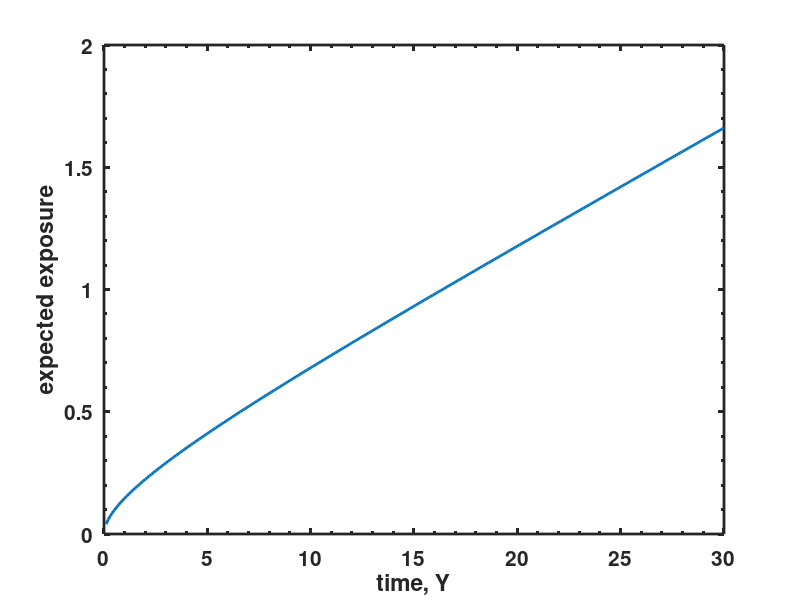

Here is the MATLAB script that generated this plot: (Note: this script raises an error after producing the figure.)
clear all
close all

T=0:0.1:30;

mu0=0.05;
mu = mu0.*T;
sigma0 = 0.3;
sigma = sigma0.*sqrt(T);

e = mu.*normcdf(mu./sigma) + sigma.*normpdf(mu./sigma);

h=figure(1)
plot(T,e,'linewidth',2);
xlabel('time, Y')
ylabel('expected exposure')

set(gca,'linewidth',2,'fontsize',15,'fontweight','bold','plotboxaspectratiomode','auto','xminortick','on','yminortick','on','TickLength',[0.04;0.02],'box','on');
set(gca,'Box','on')
pbaspect([1 1 1])
saveTightFigure(h,'ExposureNormalApproxNoMargin.pdf')


Hset = 0.1:0.1:0.3;
for i = 1:length(Hset)
    
H = Hset(i);

eH = mu.*(normcdf(mu./sigma) - normcdf((mu-H)./sigma) ...
    + sigma.*(normpdf(mu./sigma) - normpdf((mu-H)./sigma)) + H.*normcdf((mu-H)./sigma));

h=figure(2)
hold on;
plot(T,eH,'linewidth',2)

end

xlabel('time, Y')
ylabel('expected exposure')
legend('H=0.1','H=0.2','H=0.3','location','northwest')
set(gca,'linewidth',2,'fontsize',15,'fontweight','bold','plotboxaspectratiomode','auto','xminortick','on','yminortick','on','TickLength',[0.04;0.02],'box','on');
set(gca,'Box','on')
pbaspect([1 1 1])
saveTightFigure(h,'ExposureNormalApproxWithMargin.pdf')